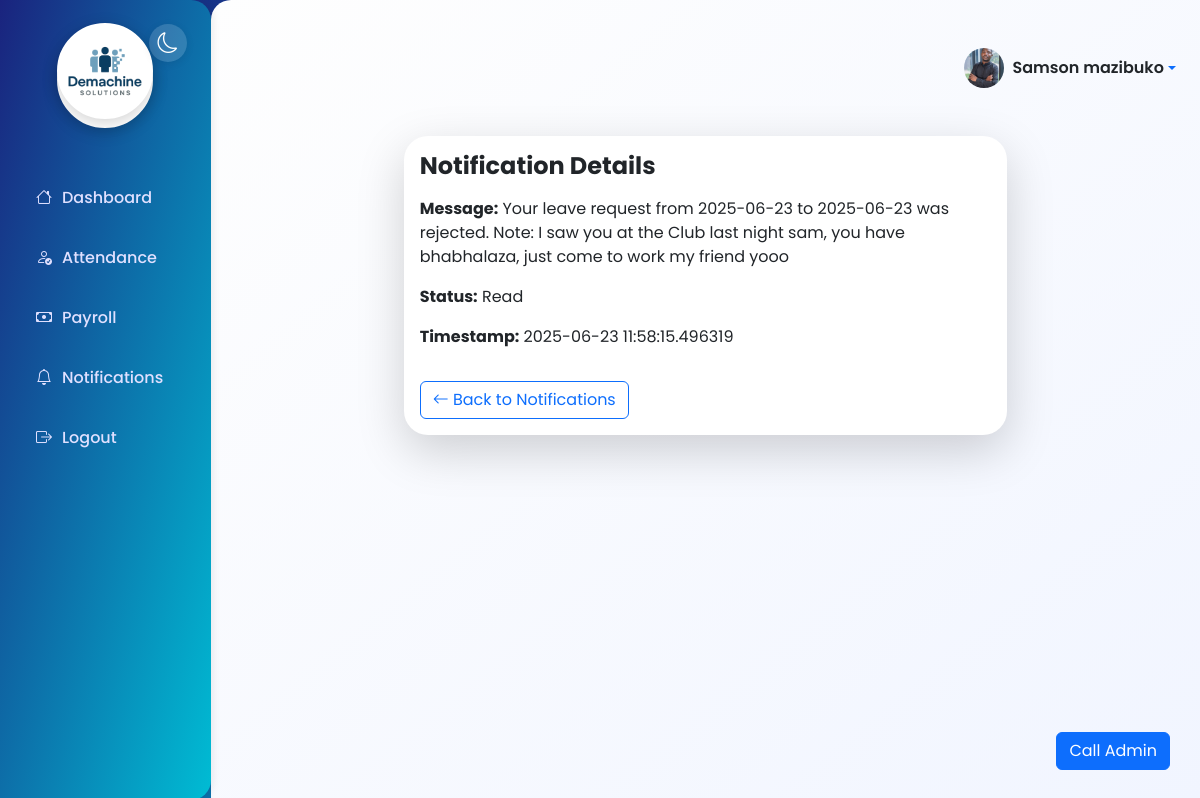
Page /notifications/1 (signed in) on the committed database.
### models.py (models this page shows, shortened)
class User(db.Model, UserMixin):
    id = db.Column(db.Integer, primary_key=True)
    username = db.Column(db.String(80), unique=True, nullable=False)
    email = db.Column(db.String(120), unique=True, nullable=False)
    password_hash = db.Column(db.String(128), nullable=False)
    name = db.Column(db.String(100))
    phone = db.Column(db.String(20))
    role = db.Column(db.String(20), default='user')  # 'admin' or 'user'
    is_active = db.Column(db.Boolean, default=True)
    date_joined = db.Column(db.DateTime, default=datetime.utcnow)
    face_encoding = db.Column(db.PickleType)  # Store face encoding as binary
    profile_picture = db.Column(db.String(255))  # Filename of profile picture
    email_notifications = db.Column(db.Boolean, default=True)
    sms_notifications = db.Column(db.Boolean, default=False)
    is_verified = db.Column(db.Boolean, default=False)
    attendances = db.relationship('Attendance', backref='user', lazy=True)
    leaves = db.relationship('LeaveRequest', backref='user', lazy=True)
    payrolls = db.relationship('Payroll', backref='user', lazy=True)
    notifications = db.relationship('Notification', backref='user', lazy=True)

class Notification(db.Model):
    id = db.Column(db.Integer, primary_key=True)
    user_id = db.Column(db.Integer, db.ForeignKey('user.id'))
    message = db.Column(db.String(255), nullable=False)
    is_read = db.Column(db.Boolean, default=False)
    timestamp = db.Column(db.DateTime, default=datetime.utcnow)

### app.py (the view)
@app.route('/notifications/<int:notification_id>')
@login_required
def view_notification(notification_id):
    notification = Notification.query.get_or_404(notification_id)
    if notification.user_id != current_user.id:
        abort(403)
    if not notification.is_read:
        notification.is_read = True
        db.session.commit()
    return render_template('notification_detail.html', notification=notification)

### app.py (called while the page is built)
@login_manager.user_loader
def load_user(user_id):
    return User.query.get(int(user_id))

@app.before_request
def before_request():
    if current_user.is_authenticated:
        g.unread_notifications = Notification.query.filter_by(user_id=current_user.id, is_read=False).count()
    else:
        g.unread_notifications = 0

### templates/notification_detail.html (shortened to what this page needs)
{% extends "layout.html" %}
{% block content %}
<div class="container py-4">
  <div class="row justify-content-center">
    <div class="col-md-8">
      <div class="card shadow-lg border-0" style="border-radius: 1.5rem;">
        <div class="card-body">
          <h4 class="fw-bold mb-3">Notification Details</h4>
          <p><strong>Message:</strong> {{ notification.message }}</p>
          <p><strong>Status:</strong> {{ 'Read' if notification.is_read else 'Unread' }}</p>
          <p><strong>Timestamp:</strong> {{ notification.timestamp }}</p>
          <a href="{{ url_for('notifications') }}" class="btn btn-outline-primary mt-3"><i class="bi bi-arrow-left"></i> Back to Notifications</a>
        </div>
      </div>
    </div>
  </div>
</div>
{% endblock %}

### templates/layout.html (shortened to what this page needs)
<!DOCTYPE html>
<html lang="en">
<head>
    <link href="https://cdn.jsdelivr.net/npm/bootstrap@5.3.0/dist/css/bootstrap.min.css" rel="stylesheet">
    <link href="https://cdn.jsdelivr.net/npm/bootstrap-icons@1.10.5/font/bootstrap-icons.css" rel="stylesheet">
</head>
<body>
    <div class="d-flex">
        <div class="sidebar">
            <div class="brand" style="justify-content: center; text-align: center;">
                <div class="brand-logo" style="margin: 0 auto;">
                    <img src="{{ url_for('static', filename='images/Demachine solutions.png') }}" alt="Demachine solutions logo" style="width:96px; height:96px; object-fit:cover; border-radius:50%; border:4px solid #fff; box-shadow:0 4px 16px rgba(0,0,0,0.18); margin-bottom:18px; background:#fff;">
                </div>
            </div>
            <button class="theme-toggle" id="themeToggle" title="Toggle dark/light mode">
                <i class="bi bi-moon" id="themeIcon"></i>
            </button>
            <ul class="nav flex-column mt-4">
                {% if current_user.is_authenticated %}
                    <li class="nav-item"><a href="/dashboard" class="nav-link"><i class="bi bi-house"></i> Dashboard</a></li>
                    <li class="nav-item"><a href="/attendance" class="nav-link"><i class="bi bi-person-check"></i> Attendance</a></li>
                    <li class="nav-item"><a href="/payroll" class="nav-link"><i class="bi bi-cash"></i> Payroll</a></li>
                    <li class="nav-item"><a href="/notifications" class="nav-link"><i class="bi bi-bell"></i> Notifications
                    </a></li>
                    <li class="nav-item"><a href="/logout" class="nav-link"><i class="bi bi-box-arrow-right"></i> Logout</a></li>
                {% else %}
                    <li class="nav-item"><a href="/login" class="nav-link"><i class="bi bi-box-arrow-in-right"></i> Login</a></li>
                {% endif %}
            </ul>
        </div>
        <div class="main-content">
            <div class="d-flex justify-content-end align-items-center mb-3" style="min-height:56px;">
                <div class="dropdown">
                    <a href="#" class="d-flex align-items-center text-decoration-none dropdown-toggle" id="profileDropdown" data-bs-toggle="dropdown" aria-expanded="false">
                        {% if current_user.profile_picture %}
                            <img src="{{ url_for('static', filename='images/profiles/' + current_user.profile_picture) }}" alt="Profile" class="rounded-circle me-2" style="width:40px; height:40px; object-fit:cover;">
                        {% else %}
                            <img src="{{ url_for('static', filename='images/default_avatar.png') }}" alt="Profile" class="rounded-circle me-2" style="width:40px; height:40px; object-fit:cover;">
                        {% endif %}
                        <span class="fw-semibold text-dark">{{ current_user.name or current_user.username }}</span>
                    </a>
                </div>
            </div>
            {% block content %}{% endblock %}
        </div>
    </div>
    {% if current_user.is_authenticated and current_user.role != 'admin' %}
      <button onclick="callAdmin()" class="btn btn-primary" style="position:fixed;bottom:30px;right:30px;z-index:9999;">Call Admin</button>
    {% endif %}
</body>
</html>

### templates/layout.html (style rules this page uses)
:root { --primary: #1a237e; --secondary: #00bcd4; --accent: #ff9800; --bg-light: #f4f8fb; --bg-dark: #232a3b; --sidebar-width: 250px; }
html, body { min-height: 100vh; font-family: 'Poppins', Arial, sans-serif; background: linear-gradient(135deg, var(--primary) 0%, var(--secondary) 100%); color: #222; }
.sidebar { background: linear-gradient(to bottom right, var(--primary), var(--secondary)); color: #fff; width: var(--sidebar-width); min-height: 100vh; padding: 32px 18px 18px 18px; box-shadow: 2px 0 8px rgba(0,0,0,0.08); border-top-right-radius: 20px; border-bottom-right-radius: 20px; position: relative; }
.sidebar .brand { display: flex; align-items: center; margin-bottom: 2.5rem; justify-content: center; text-align: center; }
.sidebar .brand-logo { width: 96px; height: 96px; border-radius: 50%; border: 4px solid #fff; box-shadow: 0 4px 16px rgba(0,0,0,0.18); margin-bottom: 18px; background: #fff; display: flex; align-items: center; justify-content: center; font-size: 2rem; font-weight: 700; color: #fff; margin-right: 1rem; }
.sidebar .nav-link { color: #e0e0ff; font-weight: 500; padding: 12px 18px; margin: 6px 0; border-radius: 12px; display: flex; align-items: center; transition: background-color 0.3s, color 0.2s, transform 0.2s; }
.sidebar .nav-link i { margin-right: 10px; }
.theme-toggle { position: absolute; top: 1.5rem; right: 1.5rem; background: rgba(255,255,255,0.15); border-radius: 50%; border: none; width: 38px; height: 38px; display: flex; align-items: center; justify-content: center; font-size: 1.3rem; color: #fff; box-shadow: 0 2px 8px rgba(0,0,0,0.08); transition: background 0.2s; }
.main-content { padding: 40px 24px; width: 100%; background: linear-gradient(to bottom right, #fefefe, #f1f5ff); border-top-left-radius: 20px; min-height: 100vh; }

### rows in the picture
User: profile_picture (picture), name "Samson mazibuko"
Notification: message "Your leave request from 2025-06-23 to 2025-06-23 was rejected. Note: I saw you at the Club last night sam, you have bhabhalaza, just come to work my friend yooo", is_read "Read", timestamp "2025-06-23 11:58:15.496319"
